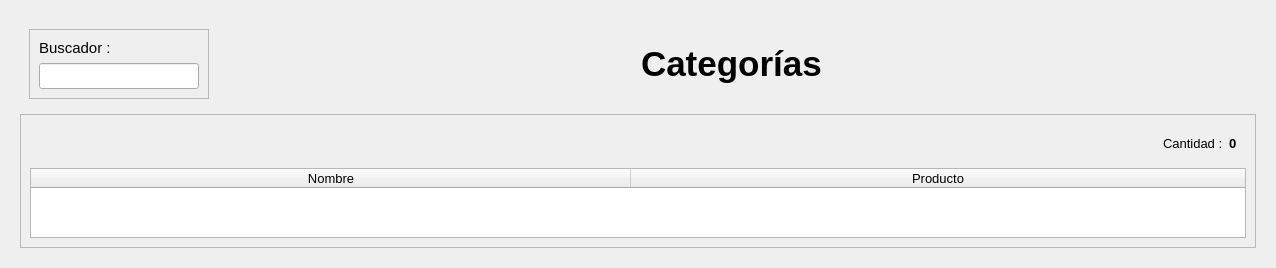
      <widget class="QWidget" name="page_11">
       <layout class="QVBoxLayout" name="verticalLayout_22">
        <item>
         <widget class="QFrame" name="frame_40">
          <property name="frameShape">
           <enum>QFrame::Shape::NoFrame</enum>
          </property>
          <property name="frameShadow">
           <enum>QFrame::Shadow::Raised</enum>
          </property>
          <layout class="QVBoxLayout" name="verticalLayout_23">
           <item>
            <widget class="QFrame" name="frame_42">
             <property name="frameShape">
              <enum>QFrame::Shape::NoFrame</enum>
             </property>
             <property name="frameShadow">
              <enum>QFrame::Shadow::Raised</enum>
             </property>
             <layout class="QHBoxLayout" name="horizontalLayout_14">
              <item>
               <widget class="QFrame" name="frame_43">
                <property name="minimumSize">
                 <size>
                  <width>180</width>
                  <height>0</height>
                 </size>
                </property>
                <property name="maximumSize">
                 <size>
                  <width>180</width>
                  <height>16777215</height>
                 </size>
                </property>
                <property name="frameShape">
                 <enum>QFrame::Shape::StyledPanel</enum>
                </property>
                <property name="frameShadow">
                 <enum>QFrame::Shadow::Raised</enum>
                </property>
                <layout class="QVBoxLayout" name="verticalLayout_24">
                 <item>
                  <widget class="QLabel" name="label_57">
                   <property name="font">
                    <font>
                     <pointsize>11</pointsize>
                     <bold>false</bold>
                    </font>
                   </property>
                   <property name="text">
                    <string>Buscador :</string>
                   </property>
                  </widget>
                 </item>
                 <item>
                  <widget class="QLineEdit" name="lineEdit_21">
                   <property name="font">
                    <font>
                     <pointsize>11</pointsize>
                     <bold>false</bold>
                    </font>
                   </property>
                  </widget>
                 </item>
                </layout>
               </widget>
              </item>
              <item>
               <spacer name="horizontalSpacer_110">
                <property name="orientation">
                 <enum>Qt::Orientation::Horizontal</enum>
                </property>
                <property name="sizeHint" stdset="0">
                 <size>
                  <width>40</width>
                  <height>20</height>
                 </size>
                </property>
               </spacer>
              </item>
              <item>
               <widget class="QLabel" name="label_56">
                <property name="font">
                 <font>
                  <pointsize>26</pointsize>
                  <bold>true</bold>
                 </font>
                </property>
                <property name="text">
                 <string>Categorías</string>
                </property>
               </widget>
              </item>
              <item>
               <spacer name="horizontalSpacer_111">
                <property name="orientation">
                 <enum>Qt::Orientation::Horizontal</enum>
                </property>
                <property name="sizeHint" stdset="0">
                 <size>
                  <width>40</width>
                  <height>20</height>
                 </size>
                </property>
               </spacer>
              </item>
             </layout>
            </widget>
           </item>
           <item>
            <widget class="QFrame" name="frame_41">
             <property name="frameShape">
              <enum>QFrame::Shape::StyledPanel</enum>
             </property>
             <property name="frameShadow">
              <enum>QFrame::Shadow::Raised</enum>
             </property>
             <layout class="QVBoxLayout" name="verticalLayout_25">
              <item>
               <widget class="QFrame" name="frame_44">
                <property name="frameShape">
                 <enum>QFrame::Shape::NoFrame</enum>
                </property>
                <property name="frameShadow">
                 <enum>QFrame::Shadow::Raised</enum>
                </property>
                <layout class="QHBoxLayout" name="horizontalLayout_15">
                 <item>
                  <spacer name="horizontalSpacer_109">
                   <property name="orientation">
                    <enum>Qt::Orientation::Horizontal</enum>
                   </property>
                   <property name="sizeHint" stdset="0">
                    <size>
                     <width>40</width>
                     <height>20</height>
                    </size>
                   </property>
                  </spacer>
                 </item>
                 <item>
                  <widget class="QLabel" name="label_69">
                   <property name="font">
                    <font>
                     <pointsize>10</pointsize>
                     <bold>false</bold>
                    </font>
                   </property>
                   <property name="text">
                    <string>Cantidad :</string>
                   </property>
                  </widget>
                 </item>
                 <item>
                  <widget class="QLabel" name="label_68">
                   <property name="font">
                    <font>
                     <pointsize>10</pointsize>
                     <bold>true</bold>
                    </font>
                   </property>
                   <property name="text">
                    <string>0</string>
                   </property>
                  </widget>
                 </item>
                </layout>
               </widget>
              </item>
              <item>
               <widget class="QTableWidget" name="tableWidget_3">
                <property name="font">
                 <font>
                  <pointsize>10</pointsize>
                  <bold>false</bold>
                 </font>
                </property>
                <property name="sizeAdjustPolicy">
                 <enum>QAbstractScrollArea::SizeAdjustPolicy::AdjustToContents</enum>
                </property>
                <property name="verticalScrollMode">
                 <enum>QAbstractItemView::ScrollMode::ScrollPerPixel</enum>
                </property>
                <property name="horizontalScrollMode">
                 <enum>QAbstractItemView::ScrollMode::ScrollPerPixel</enum>
                </property>
                <property name="showGrid">
                 <bool>false</bool>
                </property>
                <attribute name="horizontalHeaderMinimumSectionSize">
                 <number>40</number>
                </attribute>
                <attribute name="horizontalHeaderDefaultSectionSize">
                 <number>600</number>
                </attribute>
                <attribute name="horizontalHeaderStretchLastSection">
                 <bool>true</bool>
                </attribute>
                <column>
                 <property name="text">
                  <string>Nombre</string>
                 </property>
                </column>
                <column>
                 <property name="text">
                  <string>Producto</string>
                 </property>
                </column>
               </widget>
              </item>
             </layout>
            </widget>
           </item>
          </layout>
         </widget>
        </item>
       </layout>
      </widget>
